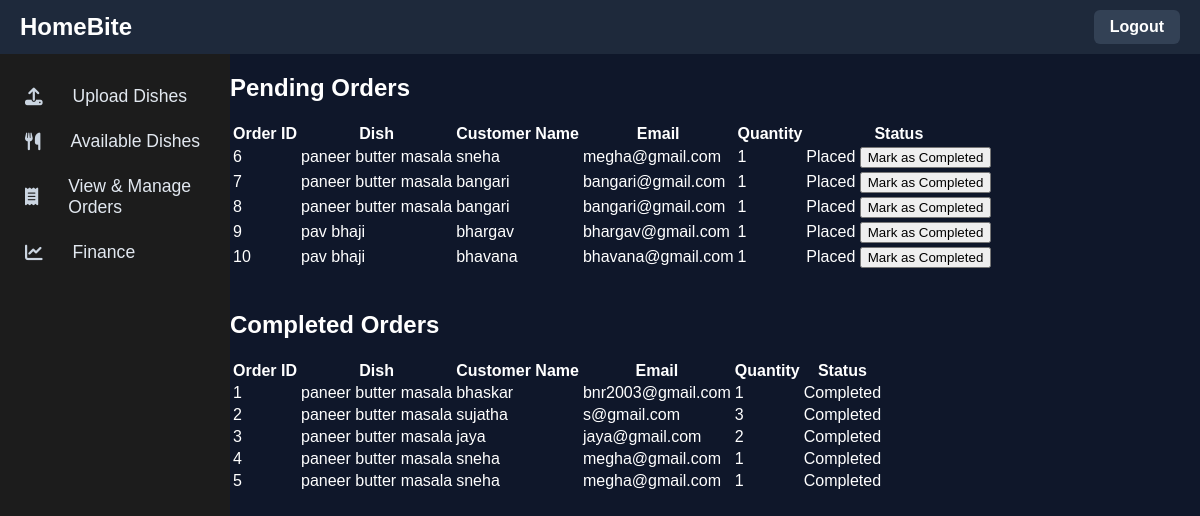
/chef/manage-orders (signed in), run on the app's committed database.
### tables this page shows
CREATE TABLE orders (
    id INTEGER PRIMARY KEY AUTOINCREMENT,
    customer_name TEXT NOT NULL,
    customer_email TEXT NOT NULL,
    customer_address TEXT NOT NULL,
    customer_phone TEXT NOT NULL,
    dish_id INTEGER,
    quantity INTEGER DEFAULT 1,
    status TEXT DEFAULT 'Placed', customer_id INTEGER REFERENCES customers(id), timestamp TEXT,
    FOREIGN KEY (dish_id) REFERENCES dishes(id)
);

CREATE TABLE dishes (
    id INTEGER PRIMARY KEY AUTOINCREMENT,
    chef_id INTEGER,
    name TEXT NOT NULL,
    description TEXT,
    price REAL,
    prep_time TEXT,
    image_filename TEXT
, available INTEGER DEFAULT 1);

### app.py (the view)
@app.route('/chef/manage-orders')
def manage_orders():
    if 'chef_id' not in session:
        return redirect('/chef/login')
    chef_id = session['chef_id']
    conn = sqlite3.connect('database.db')
    c = conn.cursor()
    c.execute('''
        SELECT orders.id, orders.customer_name, orders.customer_email,
               orders.quantity, orders.status, dishes.name as dish_name
        FROM orders
        JOIN dishes ON orders.dish_id = dishes.id
        WHERE dishes.chef_id = ? AND orders.status != 'Completed'
    ''', (chef_id,))
    pending_orders = c.fetchall()
    c.execute('''
        SELECT orders.id, orders.customer_name, orders.customer_email,
               orders.quantity, orders.status, dishes.name as dish_name
        FROM orders
        JOIN dishes ON orders.dish_id = dishes.id
        WHERE dishes.chef_id = ? AND orders.status = 'Completed'
    ''', (chef_id,))
    completed_orders = c.fetchall()
    conn.close()
    return render_template('manage_orders.html',
                           pending_orders=pending_orders,
                           completed_orders=completed_orders)

### templates/manage_orders.html (shortened to what this page needs)
{% extends "chef_template.html" %}
{% block content %}
<div class="container">
  <h2>Pending Orders</h2>
  {% if pending_orders %}
    <table>
      <thead>
        <tr>
          <th>Order ID</th>
          <th>Dish</th>
          <th>Customer Name</th>
          <th>Email</th>
          <th>Quantity</th>
          <th>Status</th>
        </tr>
      </thead>
      <tbody>
        {% for order in pending_orders %}
          <tr>
            <td>{{ order[0] }}</td>
            <td>{{ order[5] }}</td>
            <td>{{ order[1] }}</td>
            <td>{{ order[2] }}</td>
            <td>{{ order[3] }}</td>
            <td>
              {{ order[4] }}
              <form action="/chef/mark-completed/{{ order[0] }}" method="POST" style="display:inline;">
                <button type="submit">Mark as Completed</button>
              </form>
            </td>
          </tr>
        {% endfor %}
      </tbody>
    </table>
  {% else %}
    <p>No pending orders.</p>
  {% endif %}
  <h2 style="margin-top: 40px;">Completed Orders</h2>
  {% if completed_orders %}
    <table>
      <thead>
        <tr>
          <th>Order ID</th>
          <th>Dish</th>
          <th>Customer Name</th>
          <th>Email</th>
          <th>Quantity</th>
          <th>Status</th>
        </tr>
      </thead>
      <tbody>
        {% for order in completed_orders %}
          <tr>
            <td>{{ order[0] }}</td>
            <td>{{ order[5] }}</td>
            <td>{{ order[1] }}</td>
            <td>{{ order[2] }}</td>
            <td>{{ order[3] }}</td>
            <td>{{ order[4] }}</td>
          </tr>
        {% endfor %}
      </tbody>
    </table>
  {% else %}
    <p>No completed orders yet.</p>
  {% endif %}
</div>
{% endblock %}

### templates/chef_template.html (style rules this page uses)
body { margin: 0; font-family: 'Poppins', sans-serif; background-color: #0f172a; color: #fff; }

### data on the page
orders: id "6", name "paneer butter masala", customer_name "sneha", customer_email "megha@gmail.com", quantity "1", status "Placed"
orders: id "7", name "paneer butter masala", customer_name "bangari", customer_email "bangari@gmail.com", quantity "1", status "Placed"
orders: id "8", name "paneer butter masala", customer_name "bangari", customer_email "bangari@gmail.com", quantity "1", status "Placed"
orders: id "9", name "pav bhaji", customer_name "bhargav", customer_email "bhargav@gmail.com", quantity "1", status "Placed"
orders: id "10", name "pav bhaji", customer_name "bhavana", customer_email "bhavana@gmail.com", quantity "1", status "Placed"
orders: id "1", name "paneer butter masala", customer_name "bhaskar", customer_email "bnr2003@gmail.com", quantity "1", status "Completed"
orders: id "2", name "paneer butter masala", customer_name "sujatha", customer_email "s@gmail.com", quantity "3", status "Completed"
orders: id "3", name "paneer butter masala", customer_name "jaya", customer_email "jaya@gmail.com", quantity "2", status "Completed"
orders: id "4", name "paneer butter masala", customer_name "sneha", customer_email "megha@gmail.com", quantity "1", status "Completed"
orders: id "5", name "paneer butter masala", customer_name "sneha", customer_email "megha@gmail.com", quantity "1", status "Completed"
